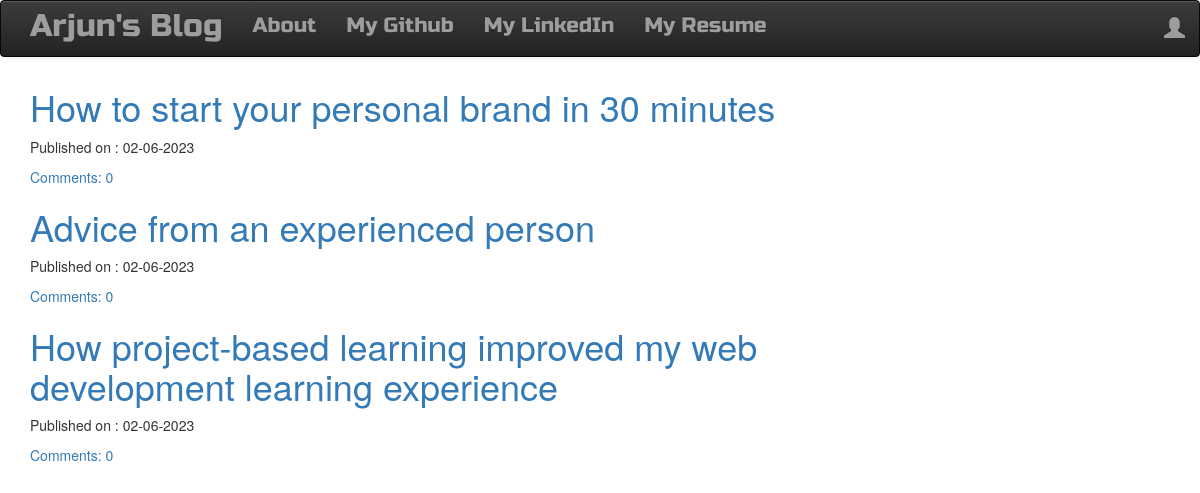
The page / on the database its author committed.
### blog/models.py (models this page shows, shortened)
class Post(models.Model):
    author = models.ForeignKey('auth.User',on_delete=models.CASCADE)
    title = models.CharField(max_length=256)
    text = models.TextField()
    created_date = models.DateTimeField(default=timezone.now)
    published_date = models.DateTimeField(blank=True,null=True)
    def approve_comments(self):
        return self.comments.filter(approved_comment=True)

### blog/views.py (the view)
# urls.py: path('', PostListView.as_view(), name='post_list'),
class PostListView(ListView):
    model = Post
    def get_queryset(self):
        return Post.objects.filter(published_date__lte = timezone.now()).order_by('-published_date')

### blog/templates/blog/post_list.html
{% extends "blog/base.html" %}
{% block content %}
<div class="centerstage">
    {% for post in post_list %}
    <div class="post">
        <h1><a href="{% url 'post_detail' pk=post.pk %}">{{ post.title }}</a></h1>
        <div class="date">
            <p>Published on : {{ post.published_date|date:"d-m-Y" }}</p>
        </div>
        <a href="{% url 'post_detail' pk=post.pk %}">Comments: {{post.approve_comments.count}}</a>
    </div>
    {% endfor %}
</div>
{% endblock %}

### blog/templates/blog/base.html (shortened to what this page needs)
<!DOCTYPE html>
{% load static %}
<html lang="en">
<head>
    <link rel="stylesheet" href="https://maxcdn.bootstrapcdn.com/bootstrap/3.3.7/css/bootstrap.min.css">
    <link rel="stylesheet" href="https://maxcdn.bootstrapcdn.com/bootstrap/3.3.7/css/bootstrap-theme.min.css">
    <link rel="stylesheet" href="//cdn.jsdelivr.net/medium-editor/latest/css/medium-editor.min.css" type="text/css" media="screen" charset="utf-8">
    <link rel="stylesheet" href="{% static 'css/blog.css' %}">
</head>
<body class="loader">
    <nav class="navbar navbar-inverse navbar-default techfont custom-navbar">
    <div class="container">
    <ul class="nav navbar-nav">
        <li><a class="navbar-brand bigbrand" href="{% url 'post_list' %}">Arjun's Blog</a></li>
        <li><a href="{% url 'about' %}">About</a></li>
        <li><a href="https://github.com/arjunm3">My Github</a></li>
        <li><a href="https://www.linkedin.com/in/arjun-m-b41a3b76/">My LinkedIn</a></li>
        <li><a href="#">My Resume</a></li>
    </ul>
    <ul class="nav navbar-nav navbar-right">
        {% if user.is_authenticated %}
        <li>
            <a href="{% url 'post_new' %}">New Post</a>
        </li>
        <li>
            <a href="{% url 'post_draft_list' %}">Drafts</a>
        </li>
        <li>
            <a href="{% url 'logout' %}">Logout</a>
        </li>
        <li>
            <a>Welcome : {{user.username}}</a>
        </li>
        {% else %}
        <li><a class="nav navbar-right" href="{% url 'login' %}"><span class="glyphicon glyphicon-user"></span></a></li>
        {% endif %}
    </ul>
    </div>
    </nav>
    <div class="content container">
        <div class="row">
            <div class="col-md-8">
                <div class="blog-posts">
                    {% block content %}
                    {% endblock %}
                </div>
            </div>
        </div>
    </div>
</body>
</html>

### blog/static/css/blog.css (style rules this page uses)
.techfont { font-family: 'Russo One', sans-serif; font-size: 1.5em; margin-bottom: 10px; }
.centerstage { margin-left: auto; margin-right: auto; }
.bigbrand { font-size: 1.5em; }
.loader { filter:hue-rotate(0deg); color: linear-gradient(45deg,#0f8,#08f); animation:hue 5000ms infinite linear; }

### rows shown on the page
Post: title "How to start your personal brand in 30 minutes", published_date "02-06-2023", approve_comments.count "0"
Post: title "Advice from an experienced person", published_date "02-06-2023", approve_comments.count "0"
Post: title "How project-based learning improved my web development learning experience", published_date "02-06-2023", approve_comments.count "0"
